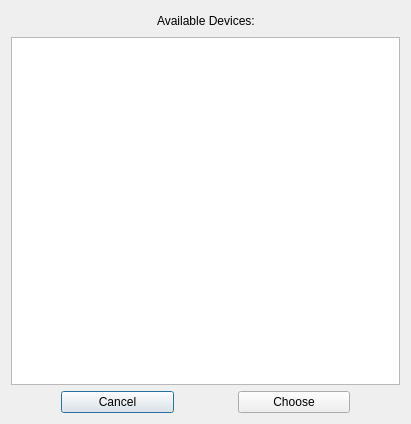
<?xml version="1.0" encoding="UTF-8"?>
<ui version="4.0">
 <class>Dialog</class>
 <widget class="QDialog" name="Dialog">
  <property name="geometry">
   <rect>
    <x>0</x>
    <y>0</y>
    <width>411</width>
    <height>424</height>
   </rect>
  </property>
  <property name="windowTitle">
   <string>Dialog</string>
  </property>
  <layout class="QVBoxLayout" name="verticalLayout">
   <item>
    <layout class="QHBoxLayout" name="horizontalLayout_2">
     <item>
      <spacer name="horizontalSpacer_4">
       <property name="orientation">
        <enum>Qt::Horizontal</enum>
       </property>
       <property name="sizeHint" stdset="0">
        <size>
         <width>40</width>
         <height>20</height>
        </size>
       </property>
      </spacer>
     </item>
     <item>
      <widget class="QLabel" name="label">
       <property name="text">
        <string>Available Devices:</string>
       </property>
      </widget>
     </item>
     <item>
      <spacer name="horizontalSpacer_5">
       <property name="orientation">
        <enum>Qt::Horizontal</enum>
       </property>
       <property name="sizeHint" stdset="0">
        <size>
         <width>40</width>
         <height>20</height>
        </size>
       </property>
      </spacer>
     </item>
    </layout>
   </item>
   <item>
    <widget class="QListView" name="listView"/>
   </item>
   <item>
    <layout class="QHBoxLayout" name="horizontalLayout">
     <item>
      <spacer name="horizontalSpacer">
       <property name="orientation">
        <enum>Qt::Horizontal</enum>
       </property>
       <property name="sizeType">
        <enum>QSizePolicy::Minimum</enum>
       </property>
       <property name="sizeHint" stdset="0">
        <size>
         <width>50</width>
         <height>20</height>
        </size>
       </property>
      </spacer>
     </item>
     <item>
      <widget class="QPushButton" name="cancel_btn">
       <property name="text">
        <string>Cancel</string>
       </property>
      </widget>
     </item>
     <item>
      <spacer name="horizontalSpacer_2">
       <property name="orientation">
        <enum>Qt::Horizontal</enum>
       </property>
       <property name="sizeType">
        <enum>QSizePolicy::Maximum</enum>
       </property>
       <property name="sizeHint" stdset="0">
        <size>
         <width>58</width>
         <height>20</height>
        </size>
       </property>
      </spacer>
     </item>
     <item>
      <widget class="QPushButton" name="accept_btn">
       <property name="autoFillBackground">
        <bool>false</bool>
       </property>
       <property name="styleSheet">
        <string notr="true">@
backgroundColourButton-&gt;setStyleSheet(&quot;background-color: blue&quot;);
@</string>
       </property>
       <property name="text">
        <string>Choose</string>
       </property>
      </widget>
     </item>
     <item>
      <spacer name="horizontalSpacer_3">
       <property name="orientation">
        <enum>Qt::Horizontal</enum>
       </property>
       <property name="sizeType">
        <enum>QSizePolicy::Minimum</enum>
       </property>
       <property name="sizeHint" stdset="0">
        <size>
         <width>50</width>
         <height>20</height>
        </size>
       </property>
      </spacer>
     </item>
    </layout>
   </item>
  </layout>
 </widget>
 <resources/>
 <connections/>
</ui>
